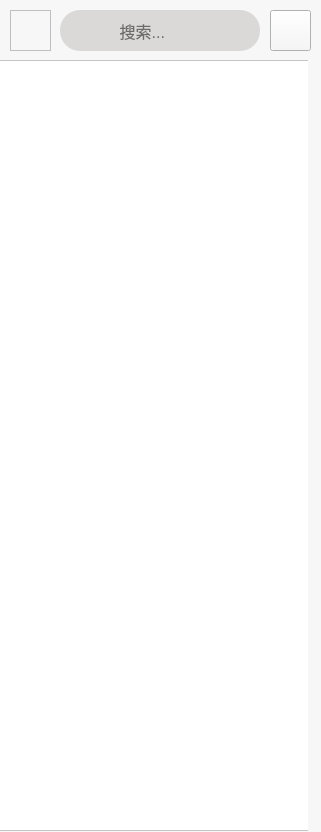
<?xml version="1.0" encoding="UTF-8"?>
<ui version="4.0">
 <class>midw</class>
 <widget class="QWidget" name="midw">
  <property name="geometry">
   <rect>
    <x>0</x>
    <y>0</y>
    <width>321</width>
    <height>832</height>
   </rect>
  </property>
  <property name="minimumSize">
   <size>
    <width>321</width>
    <height>832</height>
   </size>
  </property>
  <property name="windowTitle">
   <string>Form</string>
  </property>
  <property name="styleSheet">
   <string notr="true">background-color: rgb(247, 247, 247);</string>
  </property>
  <widget class="QStackedWidget" name="stackedWidget">
   <property name="geometry">
    <rect>
     <x>-3</x>
     <y>60</y>
     <width>311</width>
     <height>771</height>
    </rect>
   </property>
   <property name="minimumSize">
    <size>
     <width>311</width>
     <height>771</height>
    </size>
   </property>
   <property name="maximumSize">
    <size>
     <width>310</width>
     <height>770</height>
    </size>
   </property>
   <property name="styleSheet">
    <string notr="true">background-color: rgb(226, 226, 226);</string>
   </property>
   <property name="currentIndex">
    <number>0</number>
   </property>
   <widget class="QWidget" name="chatListW">
    <property name="minimumSize">
     <size>
      <width>300</width>
      <height>560</height>
     </size>
    </property>
    <layout class="QGridLayout" name="gridLayout">
     <property name="leftMargin">
      <number>0</number>
     </property>
     <property name="topMargin">
      <number>0</number>
     </property>
     <property name="rightMargin">
      <number>0</number>
     </property>
     <property name="bottomMargin">
      <number>0</number>
     </property>
     <property name="spacing">
      <number>0</number>
     </property>
     <item row="1" column="0">
      <widget class="ListWidget" name="chatList">
       <property name="minimumSize">
        <size>
         <width>330</width>
         <height>700</height>
        </size>
       </property>
       <property name="maximumSize">
        <size>
         <width>300</width>
         <height>16777215</height>
        </size>
       </property>
       <property name="styleSheet">
        <string notr="true">background-color: rgb(255, 255, 255);
</string>
       </property>
      </widget>
     </item>
    </layout>
   </widget>
   <widget class="QWidget" name="blankpage"/>
  </widget>
  <widget class="QLineEdit" name="searchlineEdit">
   <property name="geometry">
    <rect>
     <x>60</x>
     <y>10</y>
     <width>200</width>
     <height>41</height>
    </rect>
   </property>
   <property name="minimumSize">
    <size>
     <width>200</width>
     <height>41</height>
    </size>
   </property>
   <property name="font">
    <font>
     <pointsize>12</pointsize>
    </font>
   </property>
   <property name="styleSheet">
    <string notr="true">background-color: rgb(218, 217, 215);
border-radius:20px;
</string>
   </property>
   <property name="placeholderText">
    <string>             搜索...</string>
   </property>
  </widget>
  <widget class="QPushButton" name="btn_add">
   <property name="geometry">
    <rect>
     <x>270</x>
     <y>10</y>
     <width>41</width>
     <height>41</height>
    </rect>
   </property>
   <property name="minimumSize">
    <size>
     <width>41</width>
     <height>41</height>
    </size>
   </property>
   <property name="styleSheet">
    <string notr="true">image: url(:/res/pic/ic_add_2.png);</string>
   </property>
   <property name="text">
    <string/>
   </property>
  </widget>
  <widget class="QFrame" name="search">
   <property name="geometry">
    <rect>
     <x>10</x>
     <y>10</y>
     <width>41</width>
     <height>41</height>
    </rect>
   </property>
   <property name="styleSheet">
    <string notr="true">border-image: url(:/搜索.svg);</string>
   </property>
   <property name="frameShape">
    <enum>QFrame::StyledPanel</enum>
   </property>
   <property name="frameShadow">
    <enum>QFrame::Raised</enum>
   </property>
  </widget>
 </widget>
 <customwidgets>
  <customwidget>
   <class>ListWidget</class>
   <extends>QListWidget</extends>
   <header>listwidget.h</header>
  </customwidget>
 </customwidgets>
 <resources/>
 <connections/>
</ui>
